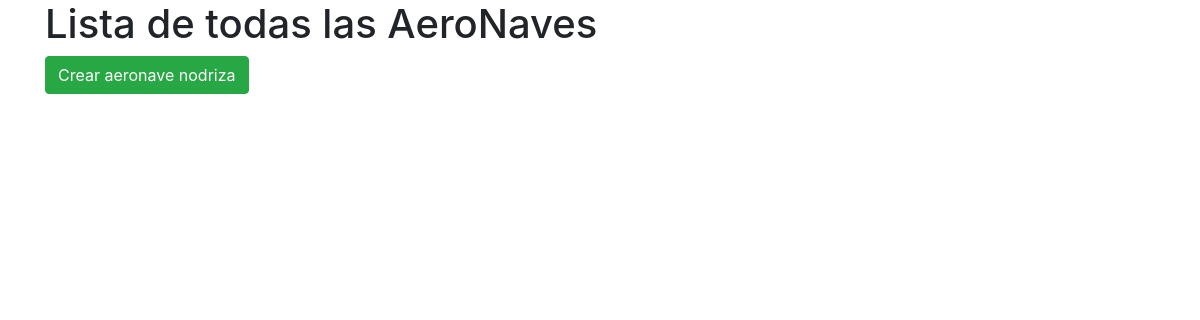
The page /aeronave/ on the database as committed earlier.
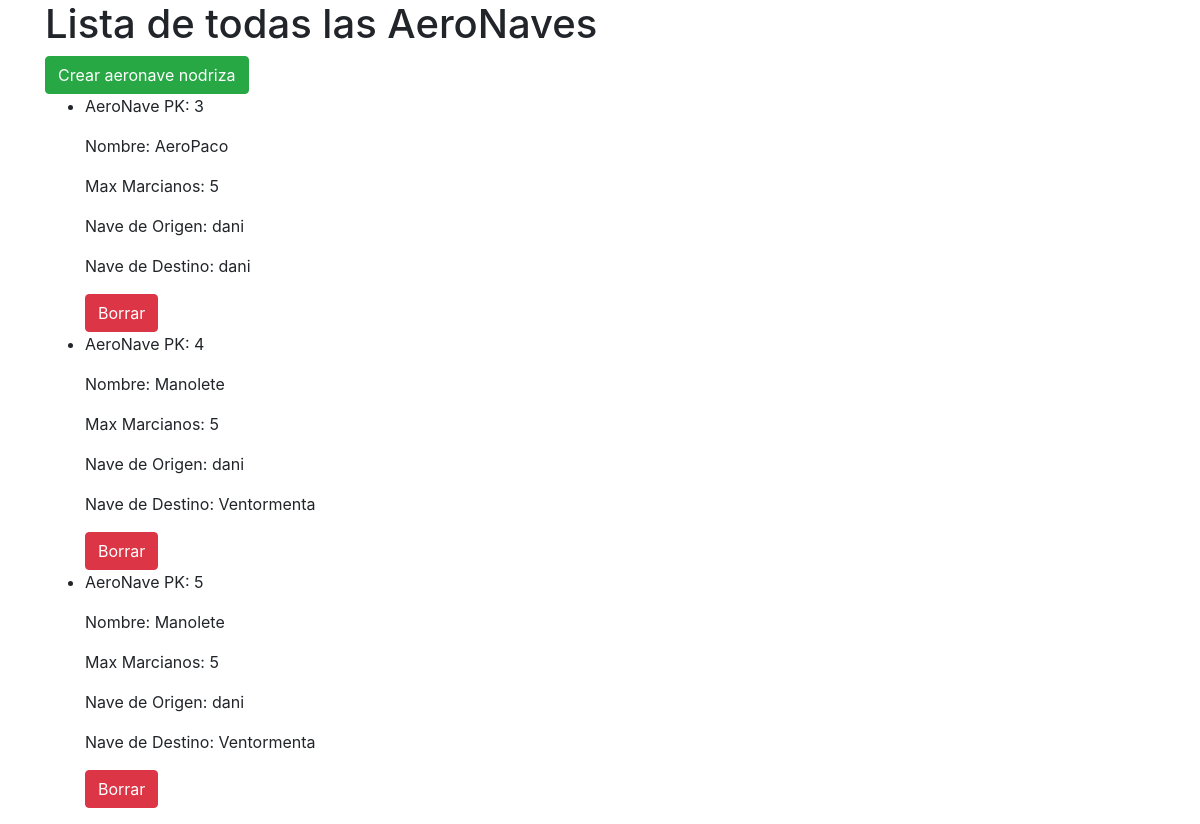
The same page on the database as committed later.
### marcianos/models.py (models this page shows)
class aeronave(models.Model):
    nombre = models.CharField(max_length=400)
    max_marcianos = models.IntegerField()
    nave_origen = models.ForeignKey(nave_nodriza, on_delete=models.CASCADE,
        related_name = 'nave_origen', null=True)
    nave_destino = models.ForeignKey(nave_nodriza, on_delete=models.CASCADE,
        related_name = 'nave_destino', null=True)

class nave_nodriza(models.Model):
    nombre = models.CharField(max_length=400)

### marcianos/views.py (the view)
# urls.py: path('aeronave/', views.aeronaveList, name = 'aeronaves_list'),
def aeronaveList(request, template_name = 'aeronave/lista.html'):
    aeronaves = aeronave.objects.all() #Obtengo la lista de naves
    data = {}
    data['object_list'] = aeronaves #Devuelvo los objetos que voy a pintar
    return render(request, template_name, data)

### marcianos/templates/aeronave/lista.html (shortened to what this page needs)
<!DOCTYPE html>
<html>
  <head>
    <link rel="stylesheet" href="https://maxcdn.bootstrapcdn.com/bootstrap/4.0.0-beta.2/css/bootstrap.min.css">
  </head>
  <body>
    <div class="container">
        <h1>Lista de todas las AeroNaves</h1>
        <a class="btn btn-success" href='{% url "aeronave_create" %}'> Crear aeronave nodriza</a>
        <ul>
          {% for AeroNave in object_list %}
            <li>
              <p>AeroNave PK: {{ AeroNave.pk }}</p>
              <p>Nombre: {{ AeroNave.nombre }}</p>
              <p>Max Marcianos: {{ AeroNave.max_marcianos}} </p>
              <p>Nave de Origen: {{ AeroNave.nave_origen.nombre }} </p>
              <p>Nave de Destino: {{ AeroNave.nave_destino.nombre }} </p>
              <a class="btn btn-danger" href='{% url "aeronave_delete" AeroNave.pk %}'>Borrar</a>
            </li>
          {% endfor %}
        </ul>
    </div>
  </body>
</html>

Rows that differ between the two databases and show on the page:
added aeronave: pk "3", nombre "AeroPaco", max_marcianos "5", nave_origen.nombre "dani", nave_destino.nombre "dani"
added aeronave: pk "4", nombre "Manolete", max_marcianos "5", nave_origen.nombre "dani", nave_destino.nombre "Ventormenta"
added aeronave: pk "5", nombre "Manolete", max_marcianos "5", nave_origen.nombre "dani", nave_destino.nombre "Ventormenta"
